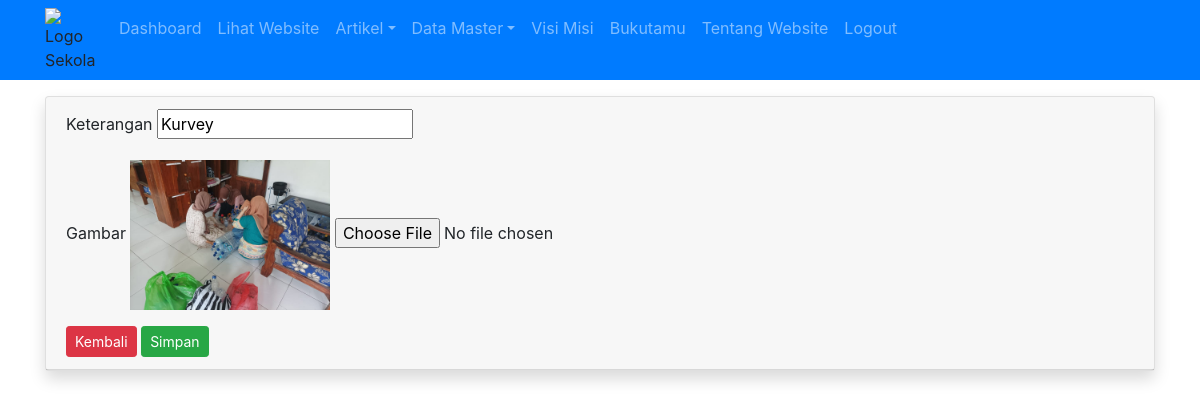
Screenshot of /admin/galeri/ubah.php?id=22 (signed in) with the database file from the repository.
### tables this page shows
CREATE TABLE `tbl_galeri` (
  `id` int(11) NOT NULL,
  `foto` varchar(50) NOT NULL,
  `keterangan` varchar(50) NOT NULL,
  `created_at` timestamp NOT NULL DEFAULT current_timestamp(),
  `updated_at` datetime DEFAULT NULL
);

### admin/galeri/ubah.php (the view, shortened to what this page needs)
<?php
require_once '../../koneksi.php';
?>
<?php
	$galeri 	= mysqli_query($koneksi, "SELECT * FROM tbl_galeri WHERE id = '".$_GET['id']."' ");
	   $p = mysqli_fetch_object($galeri);
?><!DOCTYPE html>
<html>
<head>
	<link rel="stylesheet" href="../../resources/css/bootstrap.min.css">
</head>
<body>
	<?php require_once '../navbar.php'; ?>
	<div class="container mt-3">
		<div class="row">
			<div class="col">
				<div class="card shadow">
					<div class="card-header">
						<div class="clearfix">
					<div class="box-body">
						<form action="" method="POST" enctype="multipart/form-data">
							<div class="form-group">
								<label>Keterangan</label>
								<input type="text" name="keterangan" placeholder="Keterangan" value="<?= $p->keterangan ?>" class="input-control" required>
							</div>
							<div class="form-group">
								<label>Gambar</label>
								<img src="../../images/galeri/<?= $p->foto ?>" width="200px" class="image">
								<input type="file" name="gambar" class="input-control">
							</div>
							<button type="button" class="btn btn-danger btn-sm" onclick="window.location = 'index.php'">Kembali</button>
							<input type="submit" name="submit" value="Simpan" class="btn btn-success btn-sm">
						</form>
					</div>
				</div>
			</div>
		</div>
</body>
</html>

### rows the page displays
tbl_galeri: keterangan "Kurvey", foto (picture)
